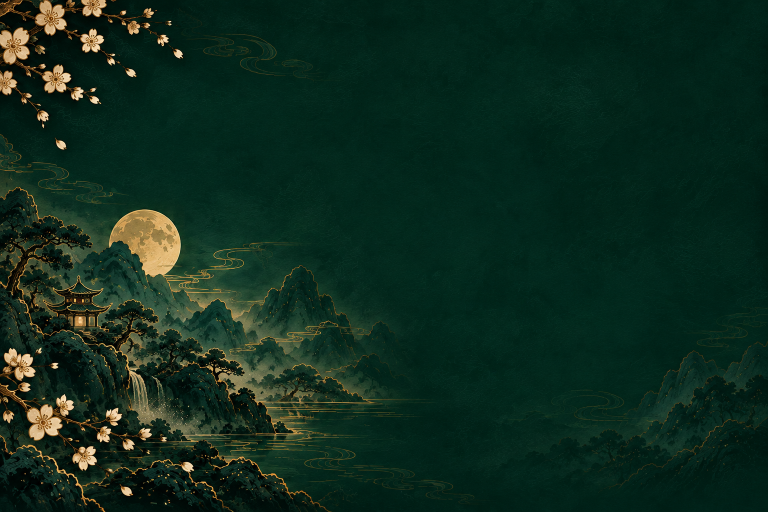
#> input picture assets-src/ui/jade-master.png, 1536 x 1024 px (shown at 1/2 size); its folder holds 2 pictures in this run
$ python build-ui-art.py
#> lines starting #> are read from the running program, lines starting #| are printed output that depends on the picture; after the words box and inside, x2 and y2 are one past the last pixel; in counts of white or black regions, pixels touching at a corner belong together
"""Rebuild runtime art from the two authored masters. Requires Pillow."""
from pathlib import Path
from PIL import Image, ImageOps, ImageDraw
import json

ROOT = Path(__file__).resolve().parents[2]
SRC = ROOT / 'assets-src/ui'
OUT = ROOT / 'public/assets/ui/art'
OUT.mkdir(parents=True, exist_ok=True)
jade = Image.open(SRC / 'jade-master.png').convert('RGB')
#> jade is the input picture: PIL image 1536x1024 RGB; mean R, G, B 15.1, 43.1, 29.6
paper = Image.open(SRC / 'paper-master.png').convert('RGB')
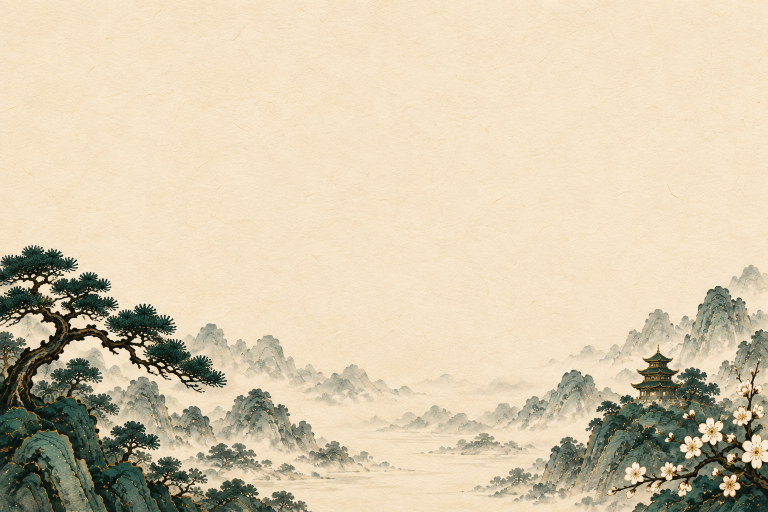
#> input picture assets-src/ui/paper-master.png, 1536 x 1024 px (shown at 1/2 size)
#> paper is the input picture: PIL image 1536x1024 RGB; mean R, G, B 214, 200.7, 173.9
jade.save(OUT / 'jade-landscape.webp', quality=88, method=6)
paper.save(OUT / 'paper-landscape.webp', quality=86, method=6)
# One pale, neutral rounded material; runtime tint handles all control families.
material = Image.new('RGBA', (192, 192), (255, 255, 255, 255))
#> material: PIL image 192x192 RGBA; every value is 255
md = ImageDraw.Draw(material)
for y in range(192):
    v = round(255 - y / 192 * 6)
    md.line((0, y, 191, y), fill=(v, v, v, 255))
mask = Image.new('L', material.size)
#> mask: PIL image 192x192 L; every value is 0
ImageDraw.Draw(mask).rounded_rectangle((0, 0, 191, 191), 12, fill=255)
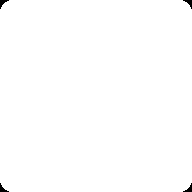
#> mask: PIL image 192x192 L; 99.6% white; 4 black regions, box (x1, y1, x2, y2) and area: (0, 0, 9, 9) 34, (183, 0, 192, 9) 34, (0, 183, 9, 192) 34, (183, 183, 192, 192) 34
material.putalpha(mask)
material.save(OUT / 'material.webp', lossless=True, method=6)
fibers = ImageOps.grayscale(paper.crop((600, 100, 856, 356))).point(lambda p: 195 + p * 60 // 255)
fibers.save(OUT / 'paper-grain.webp', quality=85, method=6)
# Quiet tile, mirrored on both axes so the repeat has no seam.
quiet = ImageOps.grayscale(jade.crop((850, 180, 1106, 436))).point(lambda p: min(255, 205 + p // 4)).convert('RGB')
tile = Image.new('RGB', (512, 512))
#> tile: PIL image 512x512 RGB; every value is 0
tile.paste(quiet, (0, 0)); tile.paste(ImageOps.mirror(quiet), (256, 0))
#> after `tile.paste(quiet, (0, 0))`:
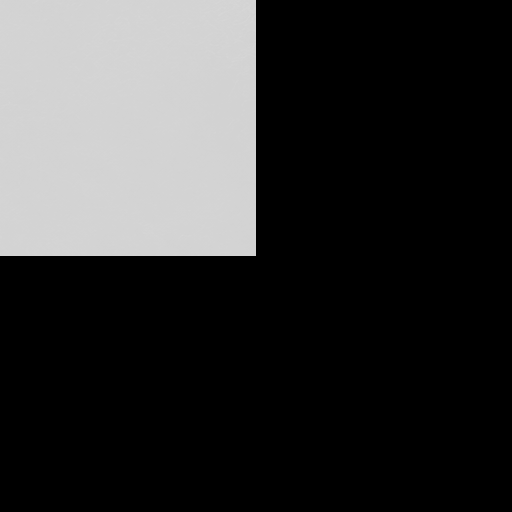
#> tile: PIL image 512x512 RGB; min 0, max 215, mean 52.8
#> after `tile.paste(ImageOps.mirror(quiet), (256, 0))`:
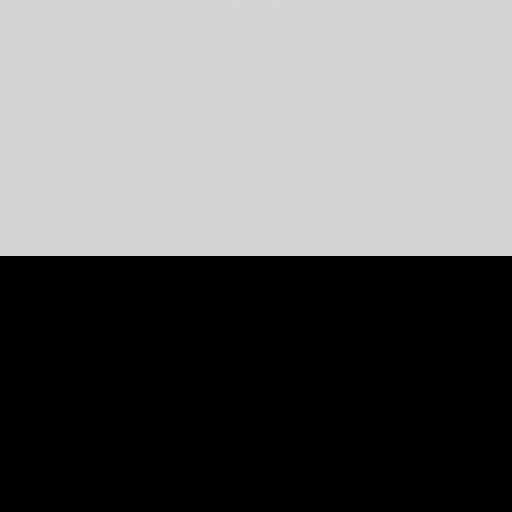
#> tile: PIL image 512x512 RGB; min 0, max 215, mean 105.5
tile.paste(ImageOps.flip(tile.crop((0, 0, 512, 256))), (0, 256))
tile.save(OUT / 'table-grain.webp', quality=85, method=6)
manifest = {p.name: {'bytes': p.stat().st_size, 'size': list(Image.open(p).size)} for p in OUT.glob('*.webp')}
#> manifest = 5 items
(OUT / 'manifest.json').write_text(json.dumps(manifest, indent=2) + '\n')
print(json.dumps(manifest, indent=2))
#> (printed output is left out)
